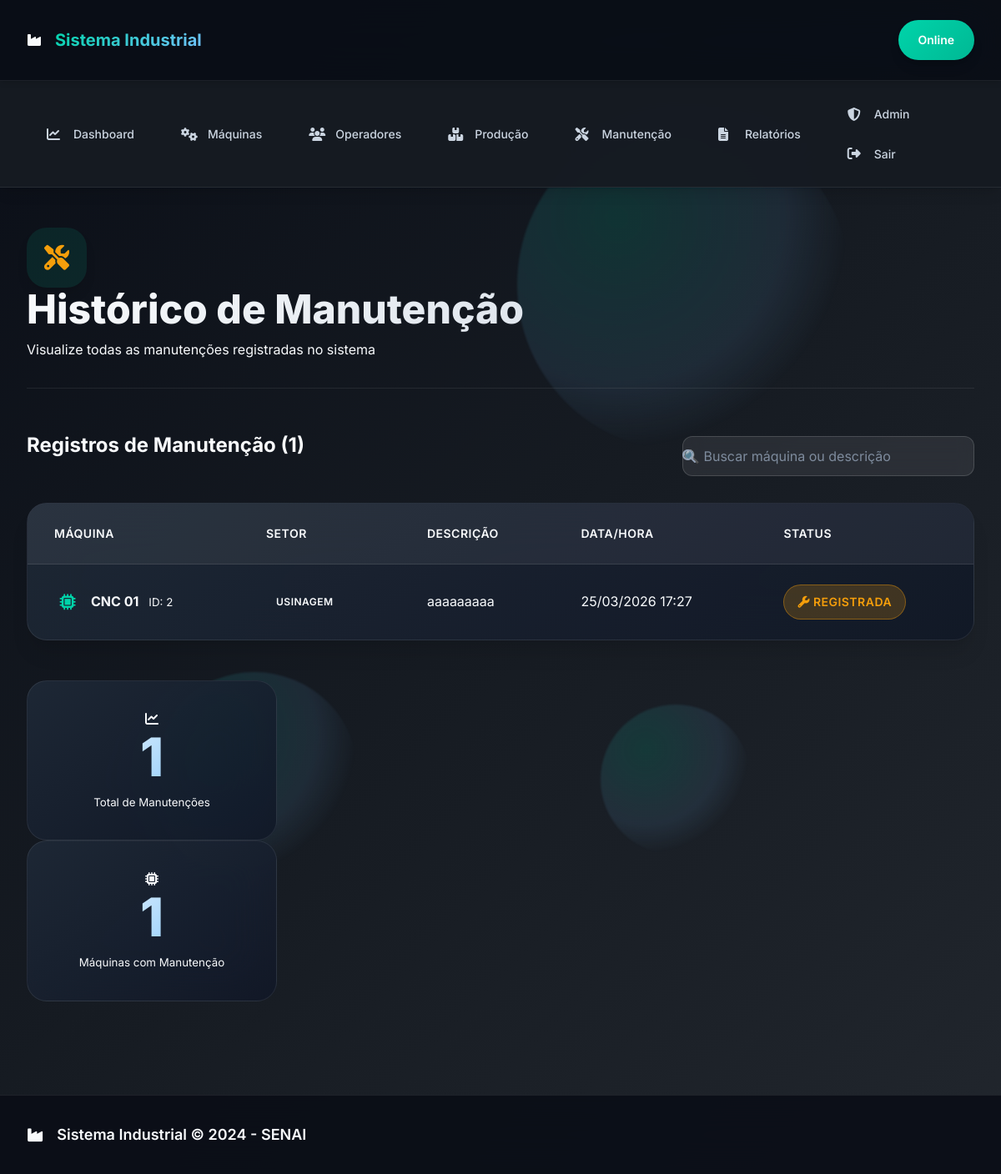
/manutencao (signed in), run on the app's committed database.
### producao_industrial/models.py (models this page shows)
class Manutencao(db.Model):
    id = db.Column(db.Integer, primary_key=True)
    maquina_id = db.Column(db.Integer, db.ForeignKey('maquina.id'), nullable=False)
    descricao = db.Column(db.String(500), nullable=False)
    data = db.Column(db.DateTime, default=datetime.utcnow)
    resolvida = db.Column(db.Boolean, default=False)

class Maquina(db.Model):
    id = db.Column(db.Integer, primary_key=True)
    nome = db.Column(db.String(100), nullable=False)
    setor = db.Column(db.String(100), nullable=False)
    status = db.Column(db.String(50), nullable=False, default='Parada')
    data_cadastro = db.Column(db.DateTime, default=datetime.utcnow)
    producoes = db.relationship('Producao', backref='maquina', lazy=True, cascade='all, delete-orphan')
    manutencoes = db.relationship('Manutencao', backref='maquina', lazy=True, cascade='all, delete-orphan')

### producao_industrial/routes.py (the view, shortened to what this page needs)
@main.route('/manutencao', methods=['GET', 'POST'])
def manutencao_view():
    manutencoes = Manutencao.query.order_by(Manutencao.data.desc()).all()
    maquinas = Maquina.query.order_by(Maquina.nome).all()
    return render_template('manutencao.html', manutencoes=manutencoes, maquinas=maquinas)

### producao_industrial/templates/manutencao.html (shortened to what this page needs)
{% extends 'base.html' %}
{% block content %}
<section class="page-header">
    <div class="page-header-content">
        <div class="page-title">
            <i class="fas fa-tools" style="color: #f59e0b;"></i>
            <h1>Histórico de Manutenção</h1>
            <p>Visualize todas as manutenções registradas no sistema</p>
        </div>
    </div>
</section>
<div class="table-section">
    <div class="section-header">
        <h2>Registros de Manutenção ({{ manutencoes|length }})</h2>
        <div class="search-container">
            <i class="fas fa-search"></i>
            <input type="text" id="tableSearch" placeholder="🔍 Buscar máquina ou descrição">
        </div>
    </div>
    <div class="table-wrapper">
        <table class="data-table">
            <thead>
                <tr>
                    <th>Máquina</th>
                    <th>Setor</th>
                    <th>Descrição</th>
                    <th>Data/Hora</th>
                    <th>Status</th>
                </tr>
            </thead>
            <tbody id="manutencoesTable">
                {% for m in manutencoes %}
                <tr data-maquina="{{ m.maquina.nome|lower }}" data-descricao="{{ m.descricao|lower }}">
                    <td>
                        <div class="entity-card">
                            <i class="fas fa-microchip"></i>
                            <strong>{{ m.maquina.nome }}</strong>
                            <small>ID: {{ m.maquina.id }}</small>
                        </div>
                    </td>
                    <td>
                        <span class="badge">{{ m.maquina.setor }}</span>
                    </td>
                    <td>{{ m.descricao[:80] }}{% if m.descricao|length > 80 %}...{% endif %}</td>
                    <td>{{ m.data.strftime('%d/%m/%Y %H:%M') }}</td>
                    <td>
                        <span class="status-badge status-manutencao">
                            <i class="fas fa-wrench"></i> Registrada
                        </span>
                    </td>
                </tr>
                {% endfor %}
            </tbody>
        </table>
    </div>
</div>
{% if manutencoes %}
<div class="stats-section" style="margin-top: var(--space-8);">
    <div class="stat-card" style="max-width: 300px;">
        <i class="fas fa-chart-line"></i>
        <span class="stat-value">{{ manutencoes|length }}</span>
        <small>Total de Manutenções</small>
    </div>
    <div class="stat-card" style="max-width: 300px;">
        <i class="fas fa-microchip"></i>
        <span class="stat-value">{{ manutencoes|groupby('maquina.nome')|list|length }}</span>
        <small>Máquinas com Manutenção</small>
    </div>
</div>
{% endif %}
{% endblock %}

### producao_industrial/templates/manutencao.html (style rules this page uses)
.entity-card { display: flex; align-items: center; gap: var(--space-3); }
.entity-card i { font-size: 1.2rem; color: var(--primary); width: 32px; text-align: center; }
.status-badge { padding: var(--space-2) var(--space-4); border-radius: var(--radius-full); font-size: var(--font-size-sm); font-weight: var(--font-weight-semibold); display: inline-flex; align-items: center; gap: var(--space-1); }
.status-manutencao { background: rgba(245, 158, 11, 0.2); color: #f59e0b; border: 1px solid rgba(245, 158, 11, 0.4); }
.badge { padding: var(--space-1) var(--space-3); border-radius: var(--radius-full); font-size: var(--font-size-xs); font-weight: var(--font-weight-semibold); }
.data-table td:nth-child(3) { max-width: 300px; }

### data on the page
Manutencao: maquina.nome "CNC 01", maquina.id "2", maquina.setor "USINAGEM", descricao "aaaaaaaaa", data "25/03/2026 17:27"

### other printed values
{{ manutencoes|length }} "1"
{{ manutencoes|groupby('maquina.nome')|list|length }} "1"
